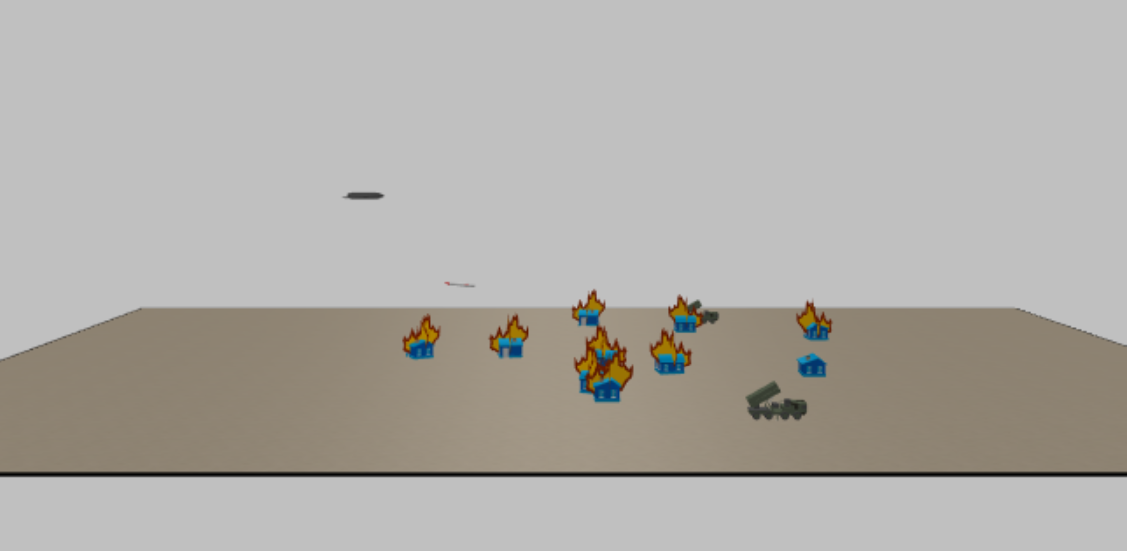
#> input picture eye-tracking-for-simulation-assessment/public/Air Defense.png, 1127 x 551 px, given in place of the camera
$ python calc.py
#> lines starting #> are read from the running program, lines starting #| are printed output that depends on the picture; after the words box and inside, x2 and y2 are one past the last pixel; in counts of white or black regions, pixels touching at a corner belong together
import cv2
import numpy as np

cap = cv2.VideoCapture(0)

while (True):
    ret, frame = cap.read()
#> frame is the input picture: shape (551, 1127, 3); mean B, G, R 168.6, 173.4, 176.3
    if ret is False:
        break
    roi = frame[100: 500, 157: 800]  # 利用切片工具，选出感兴趣roi区域
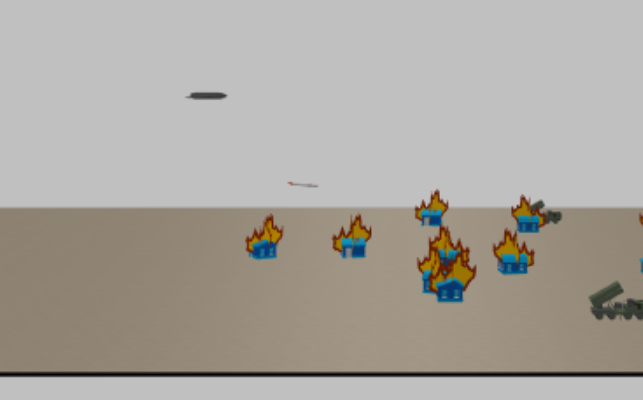
#> roi: shape (400, 643, 3); mean B, G, R 159.4, 166.4, 170.6
    cv2.imshow("show",roi)

    rows, cols, _ = roi.shape  # 保存视频尺寸以备用
#> rows = 400; cols = 643
    gray_roi = cv2.cvtColor(roi, cv2.COLOR_BGR2GRAY)  # 转灰度
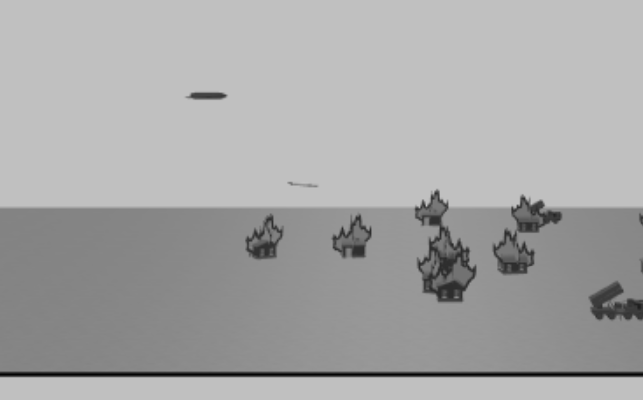
#> gray_roi: shape (400, 643); min 3, max 195, mean 166.8
    gray_roi = cv2.GaussianBlur(gray_roi, (7, 7), 0)  # 高斯滤波一次

    _, threshold = cv2.threshold(gray_roi, 8, 255, cv2.THRESH_BINARY_INV)  # 二值化，依据需要改变阈值
#> threshold: shape (400, 643); every value is 0
    contours, _ = cv2.findContours(threshold, cv2.RETR_TREE, cv2.CHAIN_APPROX_SIMPLE)  # 画连通域
#> contours = []
    contours = sorted(contours, key=lambda x: cv2.contourArea(x), reverse=True)

    for cnt in contours:
        (x, y, w, h) = cv2.boundingRect(cnt)

        cv2.drawContours(roi, [cnt], -1, (0, 0, 255), 3)
        cv2.rectangle(roi, (x, y), (x + w, y + h), (255, 0, 0), 2)
        cv2.line(roi, (x + int(w / 2), 0), (x + int(w / 2), rows), (0, 255, 0), 2)
        cv2.line(roi, (0, y + int(h / 2)), (cols, y + int(h / 2)), (0, 255, 0), 2)
        break
#> this loop made 0 passes

    # cv2.imshow("Roi", roi)
    cv2.imshow("Threshold", threshold)
    key = cv2.waitKey(30)
#> (key q is pressed here)
    if cv2.waitKey(1) & 0xff == ord('q'):
#> (key q is pressed here)
        break
cap.release()
cv2.destroyAllWindows()

$ run again, on eye-tracking-for-simulation-assessment/public/Cargo Unload.png
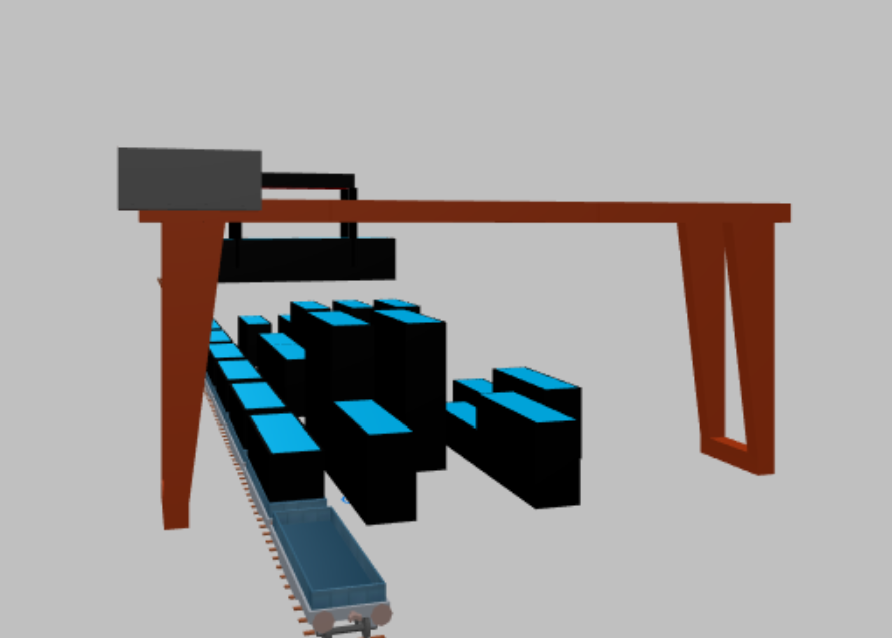
#> input picture eye-tracking-for-simulation-assessment/public/Cargo Unload.png, 892 x 638 px, given in place of the camera
#> frame is the input picture: shape (638, 892, 3); mean B, G, R 156, 156.5, 158.8
#> `_, threshold = cv2.threshold(gray_roi, 8, 255, cv2.THRESH_BINARY_INV)`:
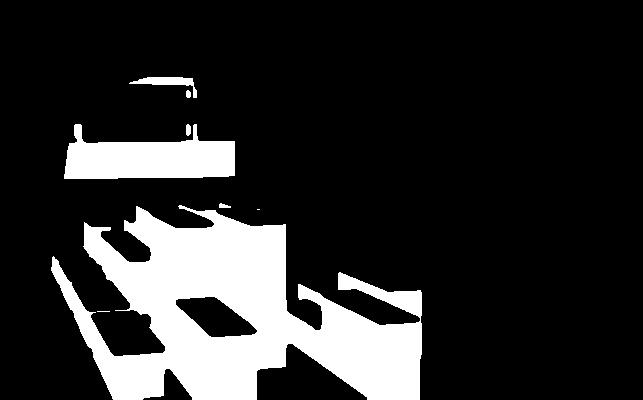
#> threshold: shape (400, 643); 17.3% white; 8 white regions (2 under 20 px)
#> contours = 9 contours, 2 with area under 20; largest, box (x1, y1, x2, y2) and area: (51, 205, 422, 400) 38604, (64, 124, 235, 179) 6102, (175, 296, 258, 338) 1976, (129, 77, 197, 98) 391, (186, 124, 191, 136) 39, (219, 203, 231, 208) 27, (186, 90, 191, 98) 24
#> the loop `for cnt in contours:` made 1 pass
#> (x, y, w, h) on pass 1: (51, 205, 371, 195)
#> after the loop `for cnt in contours:`:
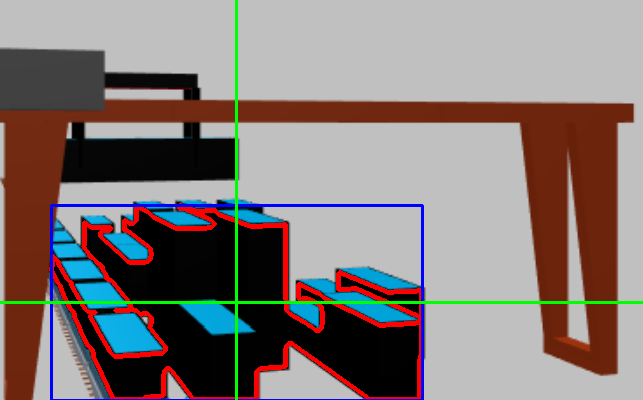
#> roi: shape (400, 643, 3); mean B, G, R 119.6, 122, 132.9
